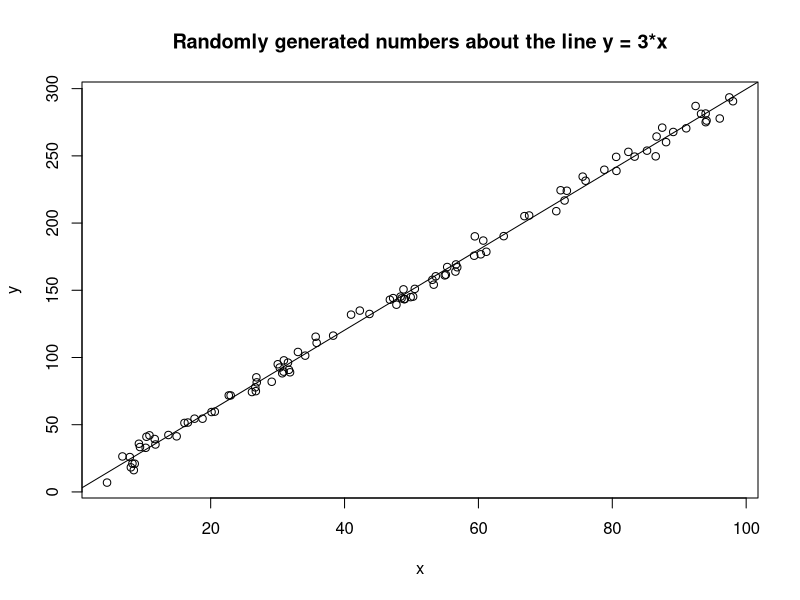

R code for this plot:
xMax <- 100
xMin <- 0
N <- 100

errorWidth <- 5

x <- runif(N, xMin, xMax)
error <- rnorm(N)*errorWidth
y <- 3*x + error

dummy <- data.frame(x=x, y = y)

plot(x,y, main = "Randomly generated numbers about the line y = 3*x")
fm <- lm(y~x, data = dummy)
summary(fm)

abline(fm)
